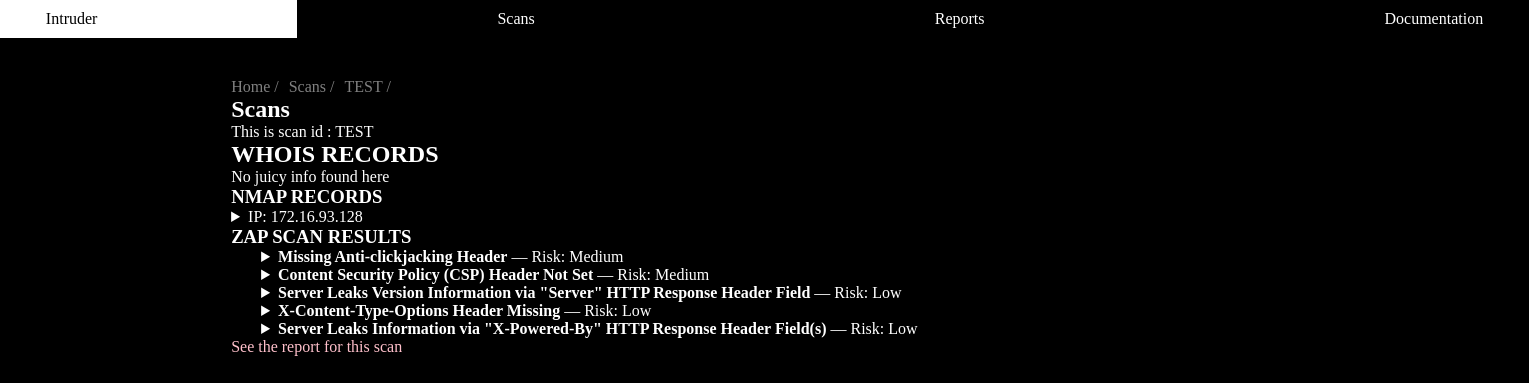
Page /home/scans/TEST on the committed database.
### tables this page shows
CREATE TABLE PROCESSES (
                    id INTEGER PRIMARY KEY AUTOINCREMENT,
                    processType TEXT NOT NULL,
                    processOutput TEXT NOT NULL,
                    nameScan TEXT NOT NULL,
                    FOREIGN KEY(nameScan) REFERENCES SCANS(scanName)
                );

### app/main.py (the view)
@app.route("/home/scans/<scanName>")
def scanDetail(scanName):
    scanDetail = getScansDetails(DB_PATH, scanName)
    scanDetail = convertTuples(scanDetail)
    return render_template("scanBase.html", scan = scanName, scansContent = scanDetail)

### database/database.py (called while the page is built)
def getScansDetails(db_path='database.db', scanName="default"):
    try:
        with sqlite3.connect(db_path) as conn:
            cursor = conn.cursor()
            cursor.execute("SELECT * from PROCESSES where nameScan = ?", (scanName,))
            rows = cursor.fetchall()
            print(len(rows))
            return rows
    except sqlite3.Error as e:
        print(f"[!] Database error: {e}")
    except Exception as e:
        print(f"[!] Unexpected error: {e}")
    return ["default"]

### app/templates/scanBase.html (shortened to what this page needs)
<!DOCTYPE html>
<html lang="en">
<head>
    <link rel="stylesheet" href="{{ url_for('static', filename='style.css') }}">
</head>
<body>
    <header>
        <nav>
            <a href="/home">Intruder</a>
            <a href="/home/scans">Scans</a>
            <a href="/home/reports">Reports</a>
            <a href="/home/docs">Documentation</a>
        </nav>
    </header>
    <div id="main">
        <div id="filAriane">
            <a href="/home">Home /</a><a href="/home/scans">Scans /</a><a href="/home/scans/{{scan}}">{{scan}} /</a>
        </div>
        <h2>Scans</h2>
        <p>This is scan id : {{scan}}</p>
        <div id="whois">
            {% for detail in scansContent%}
                <div>
                    {% if detail[1] == 'whois'%}
                        <h2>WHOIS RECORDS</h2>
                        {%if detail[2]|length == 0%}
                        <p>No juicy info found here</p>
                        {% else %}
                        <p>{{detail[2]}}</p>
                        {% endif %}
                    {% endif %}
                    {% if detail[1] == 'nmap' %}
                        <h3>NMAP RECORDS</h3>
                        {% if detail[2]|length == 0 %}
                            <p>No juicy info found here</p>
                        {% else %}
                            {% set scan = detail[2][0] %}
                            <details>
                                <summary>IP: {{ scan["ip"] }}</summary>
                            </details>
                        {% endif %}
                    {% endif %}
                    {% if detail[1] == 'zap' %}
                        <h3>ZAP SCAN RESULTS</h3>
                        {% if detail[2]|length == 0 %}
                            <p>No findings reported.</p>
                        {% else %}
                            <ul>
                                {% for alert in detail[2] %}
                                    <li>
                                        <details>
                                            <summary><strong>{{ alert.name }}</strong> — Risk: {{ alert.risk }}</summary>
                                        </details>
                                    </li>
                                {% endfor %}
                            </ul>
                        {% endif %}
                    {% endif %}
                </div>
            {% endfor %}
            <a href="/home/scans/{{scan}}/reporting">See the report for this scan</a>
        </div>
    </div>
</body>
</html>

### app/static/style.css (style rules this page uses)
* { margin: 0; padding: 0; box-sizing: border-box; }
html { height: auto; width: 100%; display: flex; flex-direction: column; align-items: center; }
body { width: 75%; display: flex; flex-direction: column; justify-content: space-evenly; background-color: black; color: white; }
#main { padding: 40px; }
nav { display: flex; flex-direction: row; justify-content: center; position: sticky; top: 0; }
a { text-decoration: none; color: pink; }
nav a { padding: 10px; padding-left: 200px; padding-right: 200px; text-decoration: none; color: white; }
#filAriane { display: flex; flex-direction: row; gap: 10px; }
#filAriane a { text-decoration: none; color: gray; }

### rows in the picture
PROCESSES: processType "WHOIS RECORDS"
PROCESSES: ip "172.16.93.128"
PROCESSES: name "Missing Anti-clickjacking Header" "Content Security Policy (CSP) Header Not Set" "Server Leaks Version Information via \"Server\" HTTP Response Header Field" "X-Content-Type-Options Header Missing" "Server Leaks Information via \"X-Powered-By\" HTTP Response Header Field(s)", risk "Medium" "Medium" "Low" "Low" "Low"

### other values in the picture
{{ scan }} "TEST"
